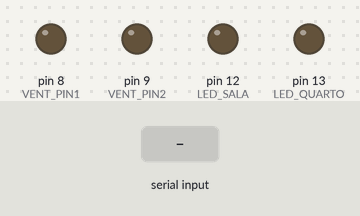
Simulated run of this sketch. Board: Arduino Uno, built with avr-gcc and run on an emulated ATmega328P. Shown: output pins drawn as LEDs (lit = HIGH). Inputs (shaded band) come from the test bench. What the sketch prints to the serial monitor is not drawn.

Above: at 1.2 s.
1.3 s: "quarto" received over the second serial link
2.8 s: "ligar" received over the second serial link
At 4.0 s:
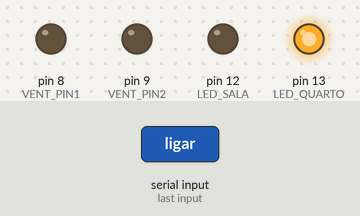
4.3 s: "acender" received over the second serial link
5.8 s: "sala" received over the second serial link
At 6.3 s:
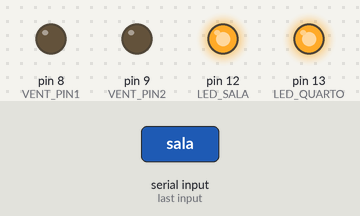
Timing chart, 0 to 8.3 s (numbered marks = the images above; inputs shaded):
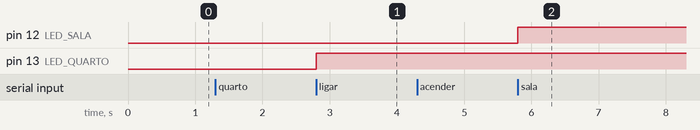

The sketch:

arduino_home_automation.ino
```cpp
#include <SoftwareSerial.h> // biblioteca para que eu conseguisse ter maior controle da comunicação serial


SoftwareSerial BT(10, 11);  // adicionando o modulo bluetooth
String buffer = ""; // zera a variavel que vou usar pros comando


const int LED_QUARTO = 13; // configurando as portas ai
const int LED_SALA = 12;


const int VENT_PIN1 = 8;
const int VENT_PIN2 = 9;


void setup() {
  Serial.begin(9600);  // ligando as coisa
  BT.begin(38400);  // esse begin é o unico que funcionou no meu modulo


  pinMode(LED_QUARTO, OUTPUT); // configurando as porta
  pinMode(LED_SALA, OUTPUT);
  digitalWrite(LED_QUARTO, LOW);
  digitalWrite(LED_SALA, LOW);


  pinMode(VENT_PIN1, OUTPUT);
  pinMode(VENT_PIN2, OUTPUT);
  digitalWrite(VENT_PIN1, LOW);
  digitalWrite(VENT_PIN2, LOW);


  Serial.println("Sistema iniciado. Aguardando comandos por voz...");// pra saber se ta funcionando legal
}


void loop() {

  while (BT.available()) {
    char c = BT.read(); //le o comando
    buffer += c;
    Serial.print(c); // escreve oque ele recebeu, pra saber oque ele ta recebendo
  }


  String comando = buffer; // isso para o arduino não ficar ligado a comandos de duas palavras somente e consiga usar palavras chave
  comando.toLowerCase(); // deixa tudo minusculo
  comando.trim();


  bool comandoProcessado = false;


  while (comando.length() > 0) {
    bool encontrado = false;


   //estruturas separadas de ativar ou desativar as coisas de acordo com as palavras chaves recebidas
    if ((comando.indexOf("quarto") >= 0) &&
        (comando.indexOf("ligar") >= 0 || comando.indexOf("acender") >= 0)) {
      digitalWrite(LED_QUARTO, HIGH);
      Serial.println("\n-> LED QUARTO ACESO");
      comando.replace("quarto", "");
      encontrado = true;
    } else if ((comando.indexOf("quarto") >= 0) &&
               (comando.indexOf("apagar") >= 0 || comando.indexOf("desligar") >= 0)) {
      digitalWrite(LED_QUARTO, LOW);
      Serial.println("\n-> LED QUARTO APAGADO");
      comando.replace("quarto", "");
      encontrado = true;
    }


    if ((comando.indexOf("sala") >= 0) &&
        (comando.indexOf("ligar") >= 0 || comando.indexOf("acender") >= 0)) {
      digitalWrite(LED_SALA, HIGH);
      Serial.println("\n-> LED SALA ACESO");
      comando.replace("sala", "");
      encontrado = true;
    } else if ((comando.indexOf("sala") >= 0) &&
               (comando.indexOf("apagar") >= 0 || comando.indexOf("desligar") >= 0)) {
      digitalWrite(LED_SALA, LOW);
      Serial.println("\n-> LED SALA APAGADO");
      comando.replace("sala", "");
      encontrado = true;
    }


    if ((comando.indexOf("ventilador") >= 0) &&
        (comando.indexOf("ligar") >= 0 || comando.indexOf("acender") >= 0)) {
      digitalWrite(VENT_PIN1, HIGH);
      digitalWrite(VENT_PIN2, LOW);
      Serial.println("\n-> VENTILADOR LIGADO"); //cansado dessa bomba não ligar :(
      comando.replace("ventilador", "");
      encontrado = true;
    } else if ((comando.indexOf("ventilador") >= 0) &&
               (comando.indexOf("apagar") >= 0 || comando.indexOf("desligar") >= 0)) {
      digitalWrite(VENT_PIN1, LOW);
      digitalWrite(VENT_PIN2, LOW);
      Serial.println("\n-> VENTILADOR DESLIGADO");
      comando.replace("ventilador", "");
      encontrado = true;
    }


    if (!encontrado) break;


    comandoProcessado = true;
  }


  if (comandoProcessado) {
    buffer = ""; //reseta o comando pra não dar ruim
  }
}//gg
```

Measured:
- after the input at 1.3 s, every drawn part: stays the same
- after the input at 2.8 s, pin 13 (LED_QUARTO): LOW → HIGH at once
- after the input at 4.3 s, every drawn part: stays the same
- after the input at 5.8 s, pin 12 (LED_SALA): LOW → HIGH at once
